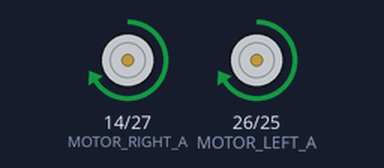
Simulated run of this sketch. Board: ESP32. On the bench: motor-driver pin pairs drawn as motors (green arrow = first pin HIGH = forward, orange = second pin HIGH = backward, longer = more drive). At 15.0 s the program stops and its outputs stay as they are.

Above: at 0.1 s.
At 0.7 s:
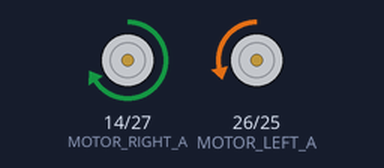
At 9.6 s:
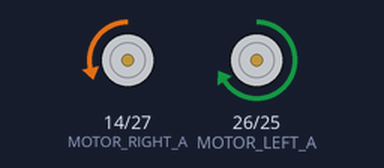
At 15.0 s:
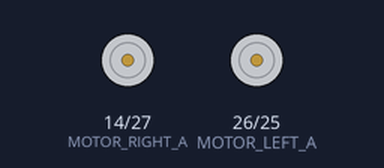
Timing chart, 0 to 16.5 s (numbered marks = the images above):
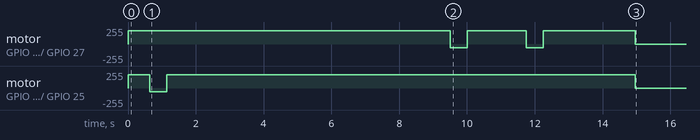

Measured:
- by itself, motor on GPIO 26 (MOTOR_LEFT_A) / GPIO 25 (MOTOR_LEFT_B): stopped → forward 199/255 at 0.00 s, → backward 56/255 0.64 s later, → forward 199/255 0.50 s later, → stopped 13.8 s later
- by itself, motor on GPIO 14 (MOTOR_RIGHT_A) / GPIO 27 (MOTOR_RIGHT_B): stopped → forward 199/255 at 0.00 s, → backward 56/255 9.5 s later, → forward 199/255 0.50 s later, → backward 56/255 1.8 s later, … (6 changes in this stretch)

The sketch:

code_mini_bot.ino
```cpp
#define MOTOR_RIGHT_A 14
#define MOTOR_RIGHT_B 27
#define MOTOR_LEFT_A 26
#define MOTOR_LEFT_B 25

#define PWM_CHANNEL_MR_A 0
#define PWM_CHANNEL_ML_A 1
#define PWM_FREQ 5000
#define PWM_RES 8
#define SPEED 200

#define TIME_1 637
#define TIME_2 8366
#define TIME_3 1753
#define TIME_4 2706
#define TIME_TURN 500

void moveForward(int timeMs);
void turnLeft(int timeMs);
void turnRight(int timeMs);
void stopMotors();

void setup() {
  ledcSetup(PWM_CHANNEL_MR_A, PWM_FREQ, PWM_RES);
  ledcAttachPin(MOTOR_RIGHT_A, PWM_CHANNEL_MR_A);

  ledcSetup(PWM_CHANNEL_ML_A, PWM_FREQ, PWM_RES);
  ledcAttachPin(MOTOR_LEFT_A, PWM_CHANNEL_ML_A);

  pinMode(MOTOR_RIGHT_B, OUTPUT);
  pinMode(MOTOR_LEFT_B, OUTPUT);
}

void loop() {
  moveForward(TIME_1);
  turnLeft(TIME_TURN);
  moveForward(TIME_2);
  turnRight(TIME_TURN);
  moveForward(TIME_3);
  turnRight(TIME_TURN);
  moveForward(TIME_4);
  stopMotors();
  while (1);
}

void moveForward(int timeMs) {
  digitalWrite(MOTOR_RIGHT_B, LOW);
  digitalWrite(MOTOR_LEFT_B, LOW);
  ledcWrite(PWM_CHANNEL_MR_A, SPEED);
  ledcWrite(PWM_CHANNEL_ML_A, SPEED);
  delay(timeMs);
  stopMotors();
}

void turnLeft(int timeMs) {
  digitalWrite(MOTOR_RIGHT_B, LOW);
  digitalWrite(MOTOR_LEFT_B, HIGH);
  ledcWrite(PWM_CHANNEL_MR_A, SPEED);
  ledcWrite(PWM_CHANNEL_ML_A, SPEED);
  delay(timeMs);
  stopMotors();
}

void turnRight(int timeMs) {
  digitalWrite(MOTOR_RIGHT_B, HIGH);
  digitalWrite(MOTOR_LEFT_B, LOW);
  ledcWrite(PWM_CHANNEL_MR_A, SPEED);
  ledcWrite(PWM_CHANNEL_ML_A, SPEED);
  delay(timeMs);
  stopMotors();
}

void stopMotors() {
  ledcWrite(PWM_CHANNEL_MR_A, 0);
  ledcWrite(PWM_CHANNEL_ML_A, 0);
}
```
